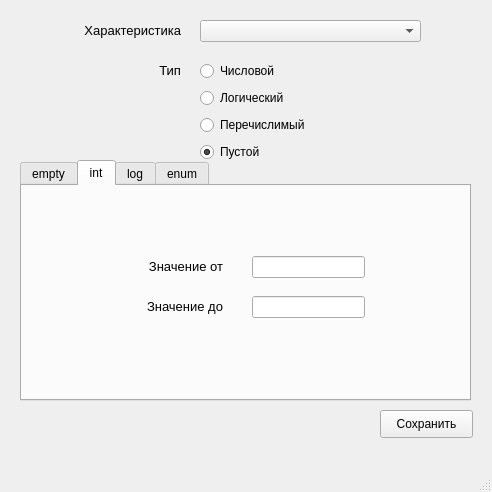
<?xml version="1.0" encoding="UTF-8"?>
<ui version="4.0">
 <class>MainWindow</class>
 <widget class="QMainWindow" name="MainWindow">
  <property name="geometry">
   <rect>
    <x>0</x>
    <y>0</y>
    <width>492</width>
    <height>492</height>
   </rect>
  </property>
  <property name="windowTitle">
   <string>Возможные значения характеристик</string>
  </property>
  <widget class="QWidget" name="centralwidget">
   <widget class="QLabel" name="label_Char">
    <property name="geometry">
     <rect>
      <x>50</x>
      <y>20</y>
      <width>131</width>
      <height>21</height>
     </rect>
    </property>
    <property name="font">
     <font>
      <pointsize>10</pointsize>
     </font>
    </property>
    <property name="text">
     <string>Характеристика</string>
    </property>
    <property name="alignment">
     <set>Qt::AlignRight|Qt::AlignTrailing|Qt::AlignVCenter</set>
    </property>
   </widget>
   <widget class="QComboBox" name="comboBoxChar">
    <property name="geometry">
     <rect>
      <x>200</x>
      <y>20</y>
      <width>221</width>
      <height>22</height>
     </rect>
    </property>
   </widget>
   <widget class="QLabel" name="label_Type">
    <property name="geometry">
     <rect>
      <x>50</x>
      <y>60</y>
      <width>131</width>
      <height>21</height>
     </rect>
    </property>
    <property name="font">
     <font>
      <pointsize>10</pointsize>
     </font>
    </property>
    <property name="text">
     <string>Тип</string>
    </property>
    <property name="alignment">
     <set>Qt::AlignRight|Qt::AlignTrailing|Qt::AlignVCenter</set>
    </property>
   </widget>
   <widget class="QWidget" name="verticalLayoutWidget">
    <property name="geometry">
     <rect>
      <x>200</x>
      <y>60</y>
      <width>160</width>
      <height>103</height>
     </rect>
    </property>
    <layout class="QVBoxLayout" name="verticalLayout">
     <item>
      <widget class="QRadioButton" name="radioButtonInt">
       <property name="text">
        <string>Числовой</string>
       </property>
      </widget>
     </item>
     <item>
      <widget class="QRadioButton" name="radioButtonLog">
       <property name="text">
        <string>Логический</string>
       </property>
      </widget>
     </item>
     <item>
      <widget class="QRadioButton" name="radioButtonEnum">
       <property name="text">
        <string>Перечислимый</string>
       </property>
      </widget>
     </item>
     <item>
      <widget class="QRadioButton" name="radioButtonEmpty">
       <property name="enabled">
        <bool>true</bool>
       </property>
       <property name="text">
        <string>Пустой</string>
       </property>
       <property name="checked">
        <bool>true</bool>
       </property>
      </widget>
     </item>
    </layout>
   </widget>
   <widget class="QTabWidget" name="tabWidget">
    <property name="geometry">
     <rect>
      <x>20</x>
      <y>160</y>
      <width>451</width>
      <height>241</height>
     </rect>
    </property>
    <property name="currentIndex">
     <number>1</number>
    </property>
    <widget class="QWidget" name="tabEmpty">
     <attribute name="title">
      <string>empty</string>
     </attribute>
    </widget>
    <widget class="QWidget" name="tab_Int">
     <attribute name="title">
      <string>int</string>
     </attribute>
     <widget class="QLabel" name="labelTo">
      <property name="geometry">
       <rect>
        <x>70</x>
        <y>110</y>
        <width>131</width>
        <height>21</height>
       </rect>
      </property>
      <property name="font">
       <font>
        <pointsize>10</pointsize>
       </font>
      </property>
      <property name="text">
       <string>Значение до</string>
      </property>
      <property name="alignment">
       <set>Qt::AlignRight|Qt::AlignTrailing|Qt::AlignVCenter</set>
      </property>
     </widget>
     <widget class="QLabel" name="labelFrom">
      <property name="geometry">
       <rect>
        <x>70</x>
        <y>70</y>
        <width>131</width>
        <height>21</height>
       </rect>
      </property>
      <property name="font">
       <font>
        <pointsize>10</pointsize>
       </font>
      </property>
      <property name="text">
       <string>Значение от</string>
      </property>
      <property name="alignment">
       <set>Qt::AlignRight|Qt::AlignTrailing|Qt::AlignVCenter</set>
      </property>
     </widget>
     <widget class="QLineEdit" name="lineFrom">
      <property name="geometry">
       <rect>
        <x>230</x>
        <y>70</y>
        <width>113</width>
        <height>22</height>
       </rect>
      </property>
     </widget>
     <widget class="QLineEdit" name="lineTo">
      <property name="geometry">
       <rect>
        <x>230</x>
        <y>110</y>
        <width>113</width>
        <height>22</height>
       </rect>
      </property>
     </widget>
    </widget>
    <widget class="QWidget" name="tab_Log">
     <attribute name="title">
      <string>log</string>
     </attribute>
     <widget class="QLineEdit" name="lineFalse">
      <property name="geometry">
       <rect>
        <x>230</x>
        <y>110</y>
        <width>113</width>
        <height>22</height>
       </rect>
      </property>
     </widget>
     <widget class="QLabel" name="labelFalse">
      <property name="geometry">
       <rect>
        <x>60</x>
        <y>110</y>
        <width>131</width>
        <height>21</height>
       </rect>
      </property>
      <property name="font">
       <font>
        <pointsize>10</pointsize>
       </font>
      </property>
      <property name="text">
       <string>Ложь</string>
      </property>
      <property name="alignment">
       <set>Qt::AlignRight|Qt::AlignTrailing|Qt::AlignVCenter</set>
      </property>
     </widget>
     <widget class="QLabel" name="labelTrue">
      <property name="geometry">
       <rect>
        <x>60</x>
        <y>70</y>
        <width>131</width>
        <height>21</height>
       </rect>
      </property>
      <property name="font">
       <font>
        <pointsize>10</pointsize>
       </font>
      </property>
      <property name="text">
       <string>Правда</string>
      </property>
      <property name="alignment">
       <set>Qt::AlignRight|Qt::AlignTrailing|Qt::AlignVCenter</set>
      </property>
     </widget>
     <widget class="QLineEdit" name="lineTrue">
      <property name="geometry">
       <rect>
        <x>230</x>
        <y>70</y>
        <width>113</width>
        <height>22</height>
       </rect>
      </property>
     </widget>
    </widget>
    <widget class="QWidget" name="tab_Enum">
     <attribute name="title">
      <string>enum</string>
     </attribute>
     <widget class="QLineEdit" name="lineEditEnum">
      <property name="geometry">
       <rect>
        <x>50</x>
        <y>20</y>
        <width>171</width>
        <height>28</height>
       </rect>
      </property>
     </widget>
     <widget class="QPushButton" name="pushButtonEnumAdd">
      <property name="geometry">
       <rect>
        <x>280</x>
        <y>20</y>
        <width>93</width>
        <height>28</height>
       </rect>
      </property>
      <property name="text">
       <string>Добавить</string>
      </property>
     </widget>
     <widget class="QTableView" name="tableViewValues">
      <property name="geometry">
       <rect>
        <x>50</x>
        <y>70</y>
        <width>231</width>
        <height>121</height>
       </rect>
      </property>
     </widget>
     <widget class="QPushButton" name="pushButtonEnumDel">
      <property name="geometry">
       <rect>
        <x>300</x>
        <y>70</y>
        <width>71</width>
        <height>28</height>
       </rect>
      </property>
      <property name="text">
       <string>Удалить</string>
      </property>
     </widget>
    </widget>
   </widget>
   <widget class="QPushButton" name="pushButtonSave">
    <property name="geometry">
     <rect>
      <x>380</x>
      <y>410</y>
      <width>93</width>
      <height>28</height>
     </rect>
    </property>
    <property name="text">
     <string>Сохранить</string>
    </property>
   </widget>
  </widget>
  <widget class="QMenuBar" name="menubar">
   <property name="geometry">
    <rect>
     <x>0</x>
     <y>0</y>
     <width>492</width>
     <height>26</height>
    </rect>
   </property>
  </widget>
  <widget class="QStatusBar" name="statusbar"/>
 </widget>
 <resources/>
 <connections/>
</ui>
